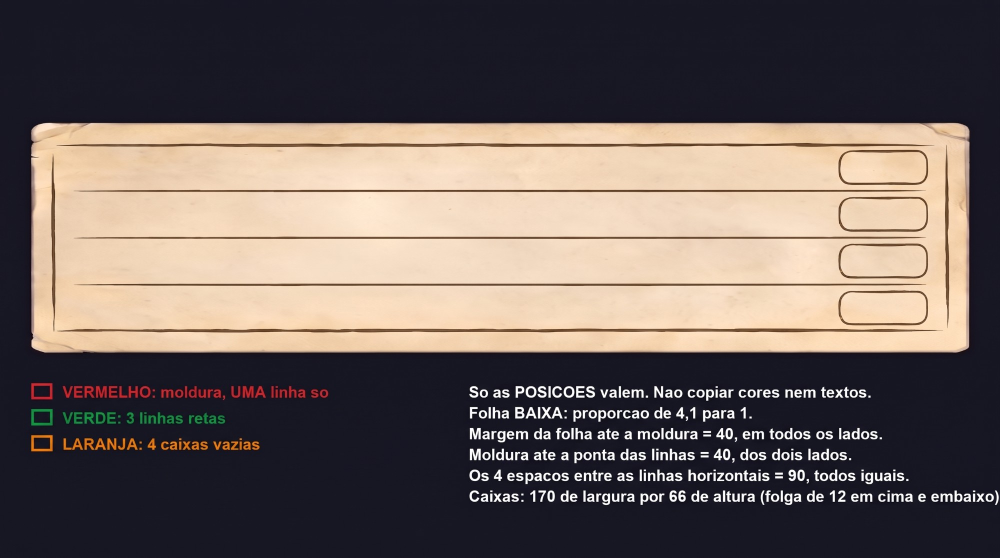
#> input picture docs/arte/atributos/original.jpg, 2000 x 1116 px, found by its file name (shown at 1/2 size)
$ python secaoB_recorte.py
#> lines starting #> are read from the running program, lines starting #| are printed output that depends on the picture; after the words box and inside, x2 and y2 are one past the last pixel; in counts of white or black regions, pixels touching at a corner belong together
# Folha do equipamento (arte da IA): ajusta a proporção do painel (corta faixas de papel liso sem tocar nas molduras),
# tira o fundo azul-marinho (vira transparência) e mede as 8 molduras. Saída: public/assets/ficha/b-equipamento.webp
# Uso: python -I tools/secaoB_recorte.py        Entrada: docs/arte/secaoB/original.jpg
import numpy as np
from PIL import Image
from scipy import ndimage as ndi

src = np.array(Image.open("docs/arte/secaoB/original.jpg").convert("RGB")).astype(float)
H, W, _ = src.shape
#> H = 1116; W = 2000

# faixas de papel liso que saem (y0, y1): título muito alto, vão entre as fileiras e margem de baixo
CUTS = [(50, 167), (636, 672), (1058, 1094)]
FEATHER = 22


def splice(img, cuts):
    out = img
    off = 0
    for y0, y1 in cuts:
        y0 -= off
        y1 -= off
        a, b = out[:y0], out[y1:]
        f = FEATHER
        ramp = np.linspace(0, 1, f)[:, None, None]
        # mistura o fim de "a" com o trecho logo antes do começo de "b" (papel liso nos dois)
        blend = a[-f:] * (1 - ramp) + out[y1 - f:y1] * ramp
        out = np.vstack([a[:-f], blend, b])
        off += (y1 - y0)
#> this loop made 3 passes
#> pass 1, in splice, `out = np.vstack([a[:-f], blend, b])`:
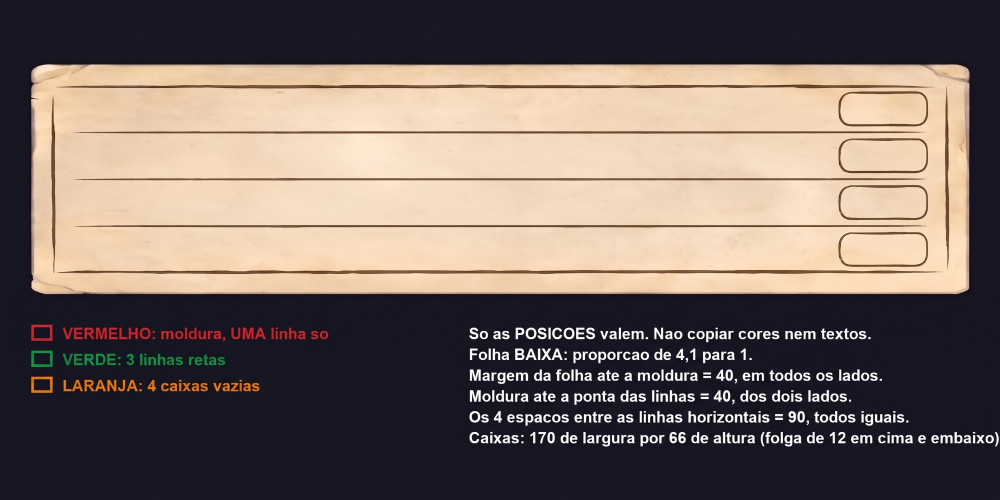
#> out: shape (999, 2000, 3) float64 (shown at 1/2 size); mean R, G, B 119.5, 106.4, 100
#> pass 2, in splice, `a, b = out[:y0], out[y1:]`:
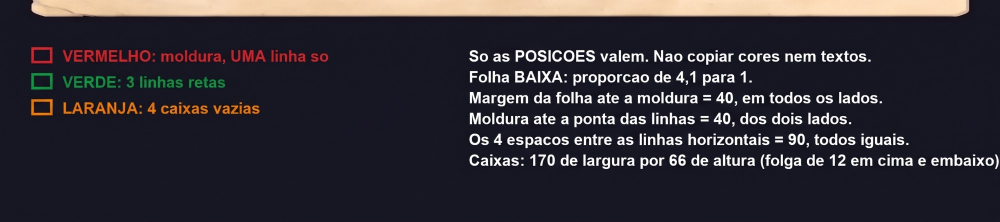
#> b: shape (444, 2000, 3) float64 (shown at 1/2 size); mean R, G, B 50, 46.5, 53.7
#> after the loop, off = 189
    return out


img = splice(src, CUTS)
h, w, _ = img.shape
#> h = 927; w = 2000
print("novo tamanho", w, h, "proporção", round(w / h, 3))
#| novo tamanho 2000 927 proporção 2.157

L = img.mean(axis=2)
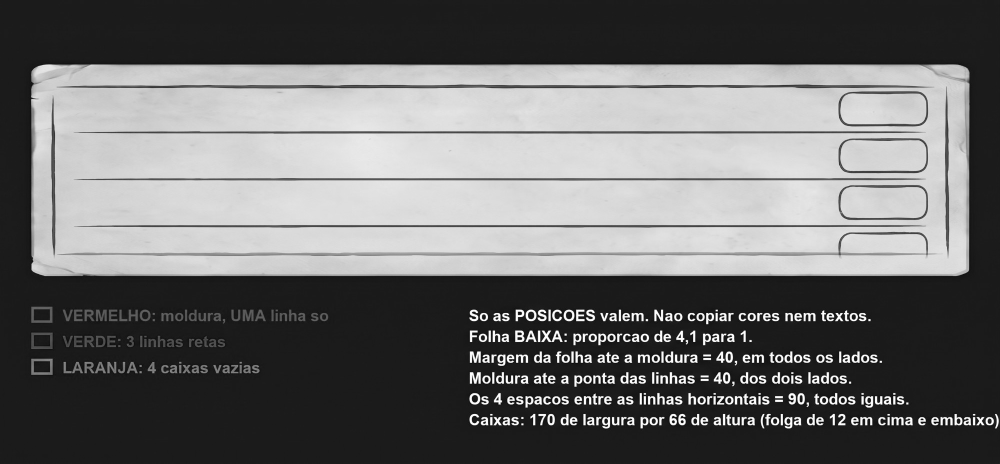
#> L: shape (927, 2000) float64 (shown at 1/2 size); min 0, max 255, mean 108.5
paper = ndi.binary_fill_holes(ndi.binary_opening(L > 70, iterations=2))
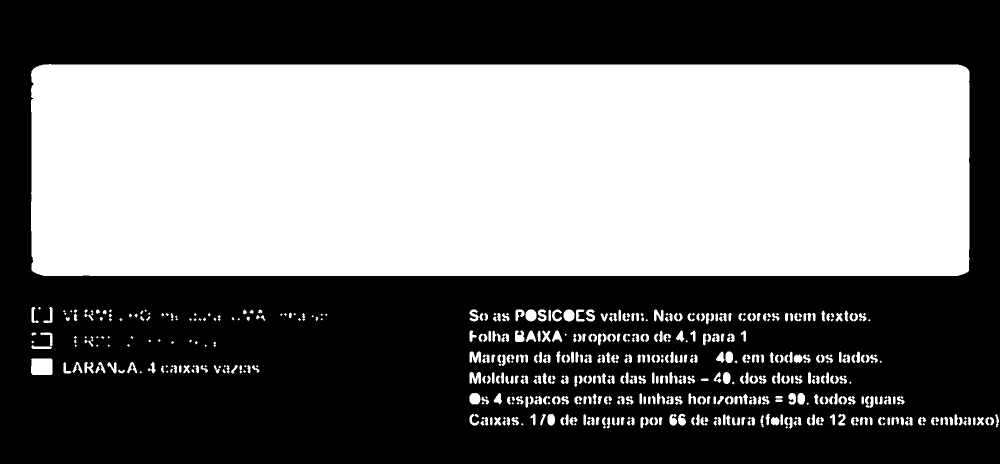
#> paper: shape (927, 2000) bool (shown at 1/2 size); 45.4% white; 537 white regions (98 under 20 px), largest, box (x1, y1, x2, y2) and area: (62, 128, 1939, 552) 793095, (62, 717, 105, 750) 1391, (1051, 619, 1073, 643) 428
lab, n = ndi.label(paper)
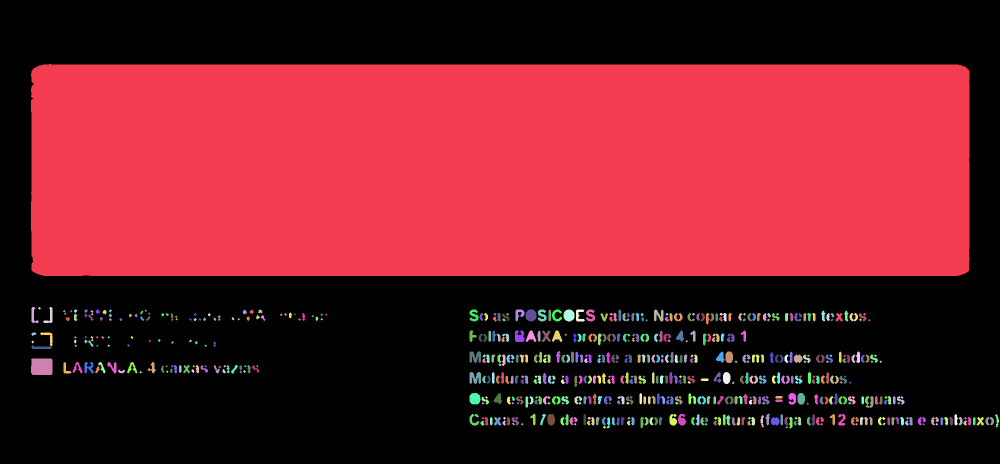
#> lab: shape (927, 2000) int32 (shown at 1/2 size); 554 distinct labels, from 0 to 553; one colour per label, 0 black
#> n = 553
paper = lab == (1 + int(np.argmax(ndi.sum(paper, lab, range(1, n + 1)))))
#> paper: shape (927, 2000) bool; 42.8% white; 1 white region, box (x1, y1, x2, y2) and area: (62, 128, 1939, 552) 793095
paper = ndi.binary_erosion(paper, iterations=1)
#> paper: shape (927, 2000) bool; 42.5% white; 1 white region, box (x1, y1, x2, y2) and area: (63, 129, 1938, 551) 788543
alpha = np.clip(ndi.gaussian_filter(paper.astype(float), 0.8), 0, 1)
rgba = np.dstack([np.clip(img, 0, 255).astype(np.uint8), (alpha * 255).astype(np.uint8)])
Image.fromarray(rgba, "RGBA").save("public/assets/ficha/b-equipamento.webp", "WEBP", quality=90, method=6)

# molduras (tinta escura)
ink = ndi.binary_closing(L < 95, iterations=6)
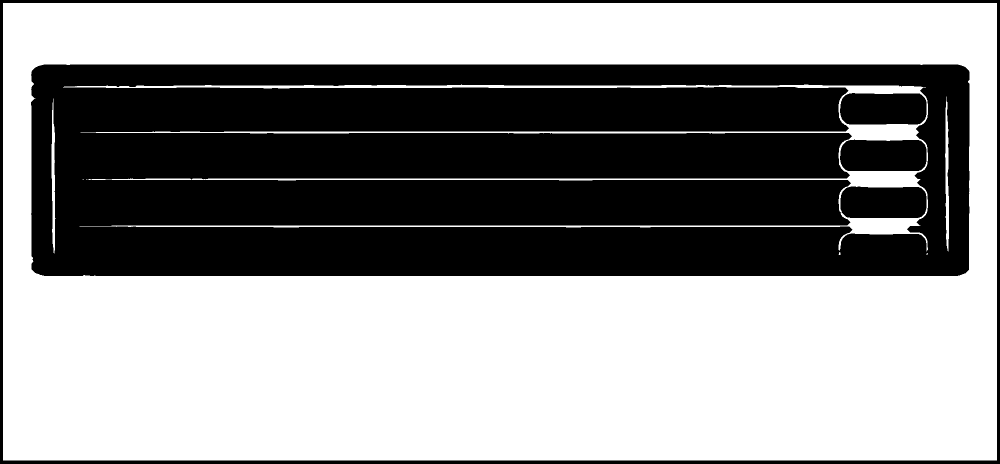
#> ink: shape (927, 2000) bool (shown at 1/2 size); 57.6% white; 5 black regions, box (x1, y1, x2, y2) and area: (62, 129, 1939, 552) 720381, (0, 0, 2000, 927) 34980, (1681, 373, 1853, 436) 10206, (1680, 279, 1853, 342) 10195, (1680, 186, 1853, 249) 10187
lab, n = ndi.label(ink)
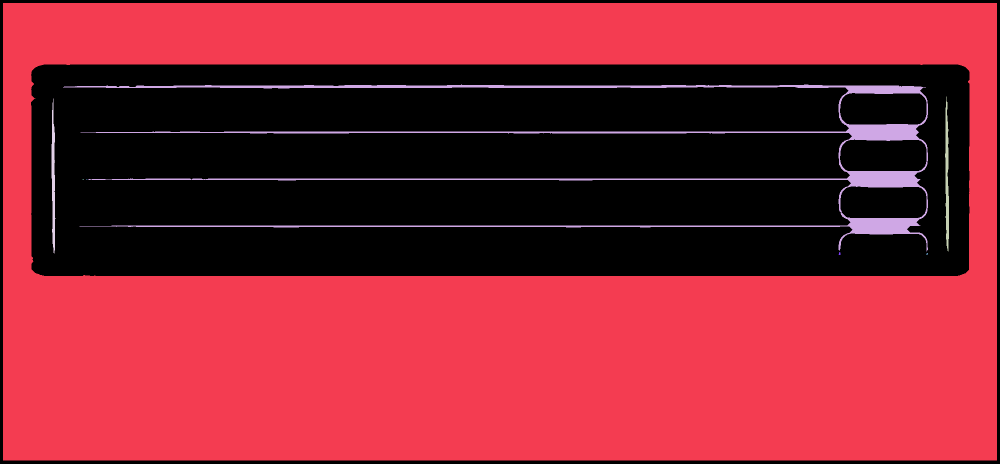
#> lab: shape (927, 2000) int32 (shown at 1/2 size); 9 distinct labels, from 0 to 8; one colour per label, 0 black
#> n = 8
boxes = []
for s in ndi.find_objects(lab):
    bh, bw = s[0].stop - s[0].start, s[1].stop - s[1].start
    if bw > 250 and bh > 200 and bw < 600:
        boxes.append((s[1].start, s[0].start, s[1].stop, s[0].stop))
#> this loop made 8 passes
#> (bh, bw) on passes 1 to 8: (915, 1988), (334, 1730), (310, 8), (310, 8), (1, 3), (1, 3), (6, 4), (3, 4)
#> after the loop, boxes = []
boxes.sort(key=lambda b: (round(b[1] / 300), b[0]))
for b in boxes:
    print("moldura x%.2f%% y%.2f%% w%.2f%% h%.2f%%" % (b[0] / w * 100, b[1] / h * 100, (b[2] - b[0]) / w * 100, (b[3] - b[1]) / h * 100))
#> this loop made 0 passes
Image.fromarray(np.clip(img, 0, 255).astype(np.uint8)).save("docs/arte/secaoB/ajustada.png")
